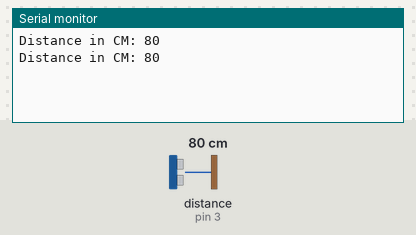
Simulated run of this sketch. Board: Arduino Uno, built with avr-gcc and run on an emulated ATmega328P. Shown: the last lines printed to the serial monitor. The test bench sets the inputs (shaded band); at power-on: distance to the obstacle (sensor on pin 3) 80 cm.

Above: at 1.8 s.
1.9 s: distance to the obstacle (sensor on pin 3) set to 2 cm
At 2.5 s:
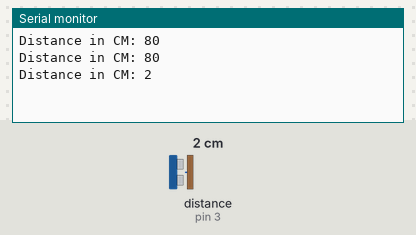
3.4 s: distance to the obstacle (sensor on pin 3) set to 4 cm
At 4.8 s:
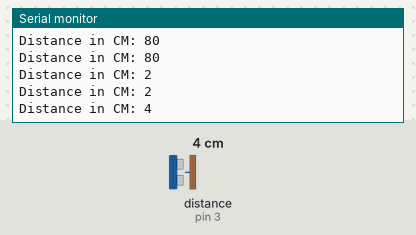
Timing chart, 0 to 6.4 s (numbered marks = the images above; inputs shaded):
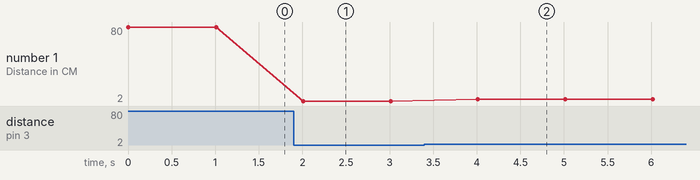

Measured:
- after the input at 1.9 s, the serial monitor: prints a new line after 0.11 s (image 1)
- after the input at 3.4 s, the serial monitor: prints a new line after 0.61 s (image 2)
- plotted number 1: 80 → 2 after the input at 1.9 s, 2 → 4 after the input at 3.4 s

The sketch:

Lesson_11_Ultrasonic_Distance_Sensor.ino
```cpp
#include <Ultrasonic.h>

Ultrasonic ultrasonic(2, 3);

void setup() {
  Serial.begin(9600);
}

void loop() {
  int distance = ultrasonic.read();

  Serial.print("Distance in CM: ");
  Serial.println(distance);
  delay(1000);
}
```
